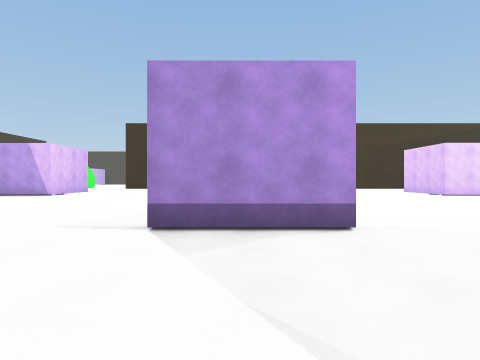
View 1 (above)

21 first-person views from a walk through a scene from a Unity 3-D project. The camera is 1.2 m above the floor, looks level and sees 75° across. The floor is counted in squares, 2 m on a side. Each view is taken from the middle of a square. On the plan, view 1 faces up. The plan holds only what a view shows up to about 9 squares ahead; the rest is blank. The place goes on beyond the plan. The player is left out. Surface patterns are stand-ins for the level's own textures.

View 2
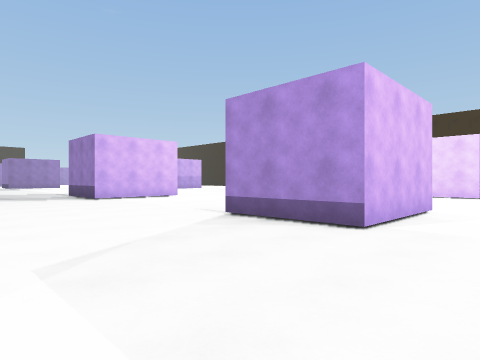

View 3
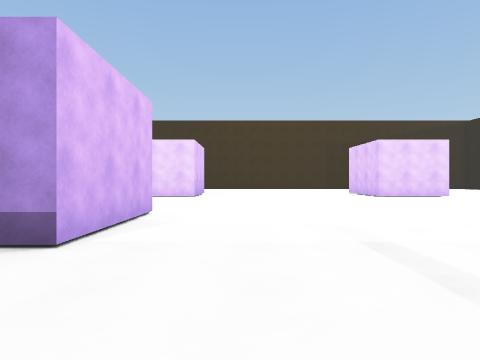

View 4
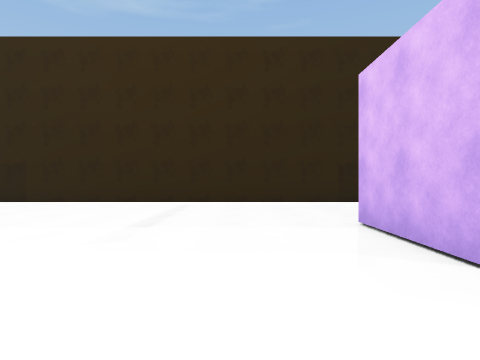

View 5
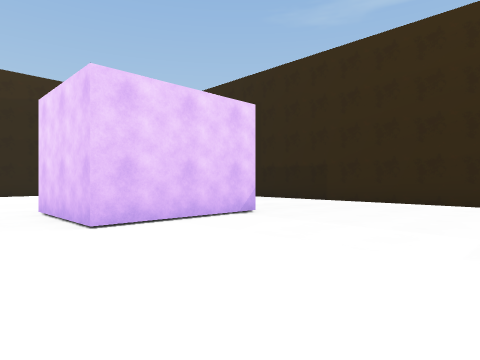

View 6
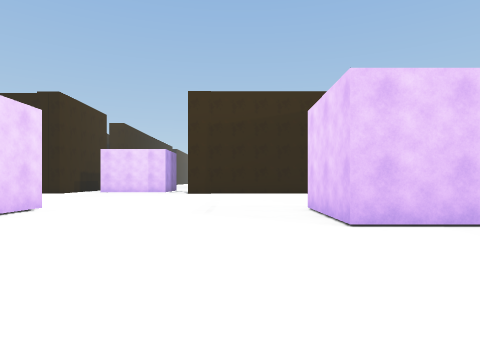

View 7
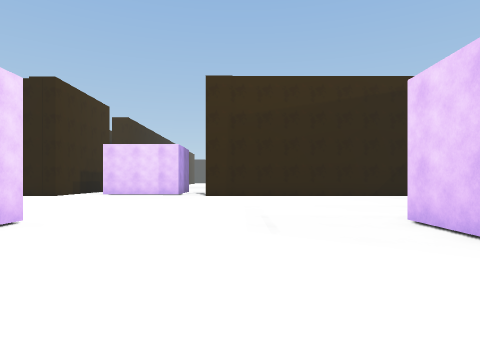

View 8
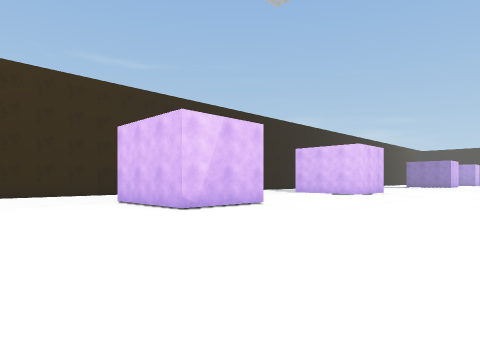

View 9
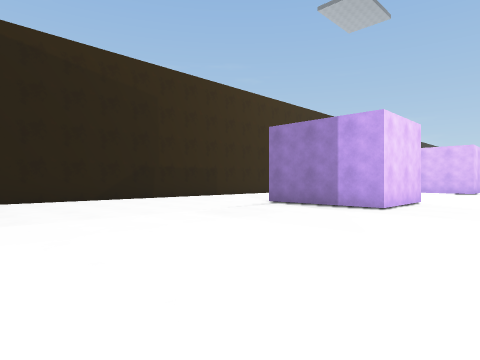

View 10
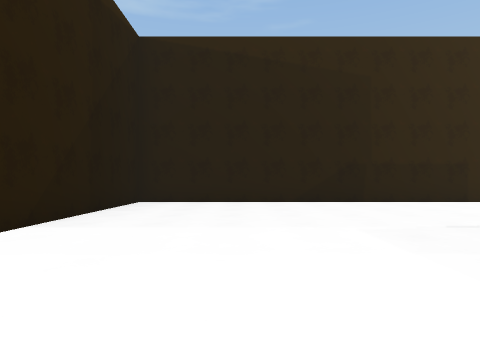

View 11
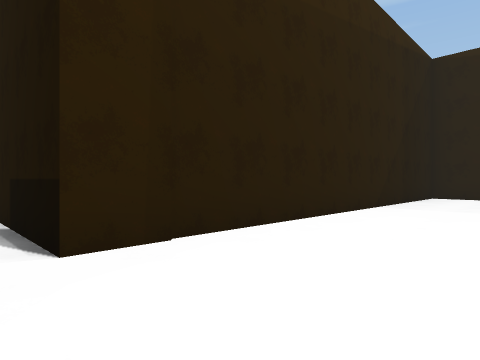

View 12
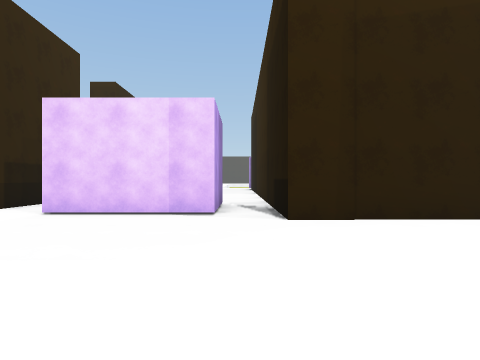

View 13
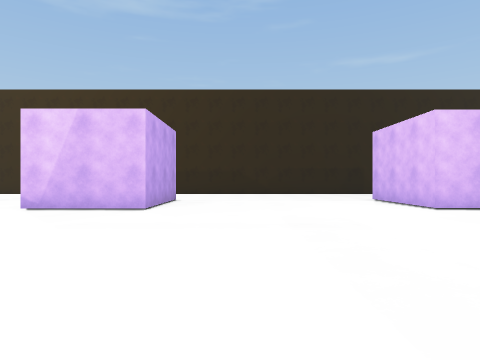

View 14
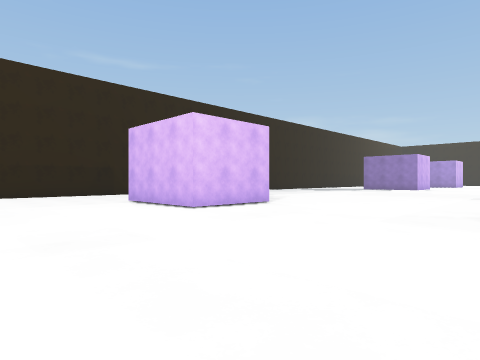

View 15
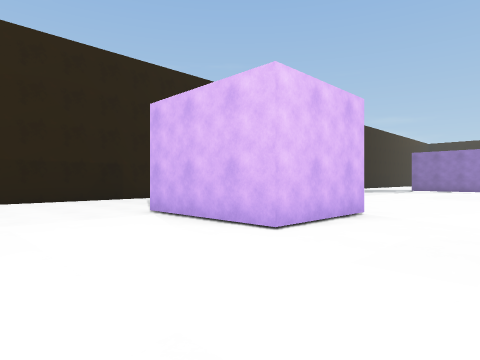

View 16
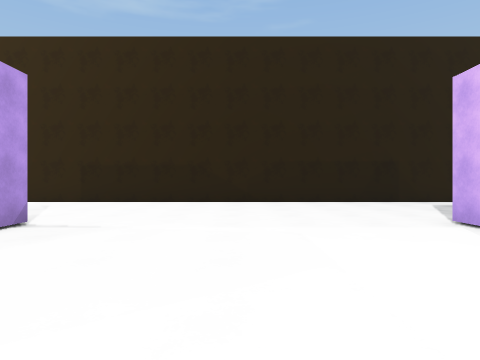

View 17
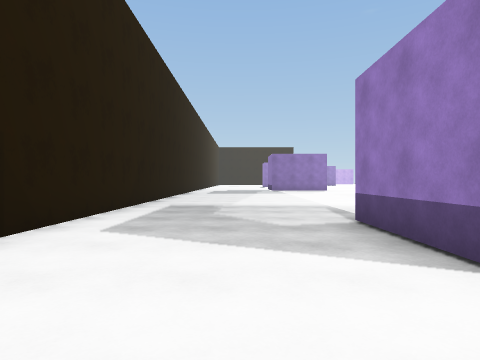

View 18
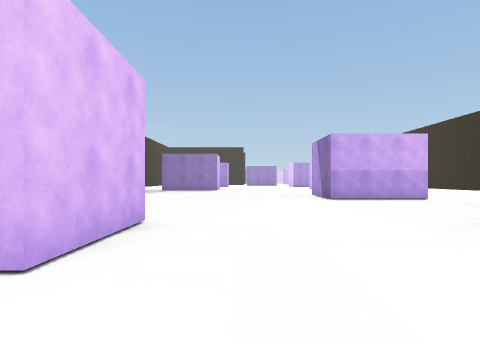

View 19
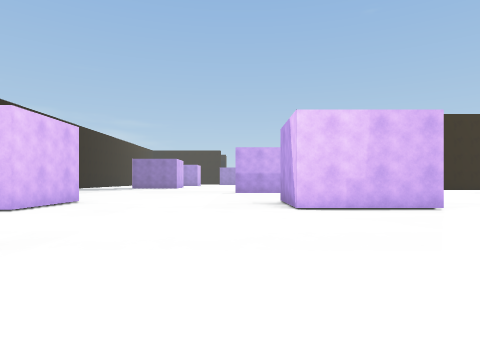

View 20
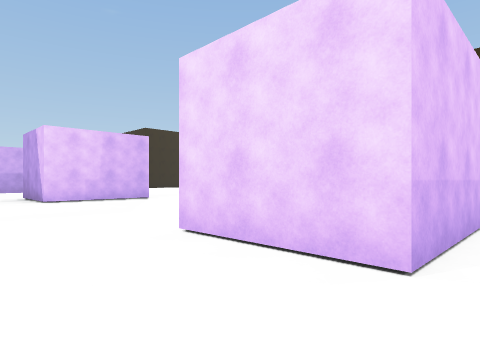

View 21
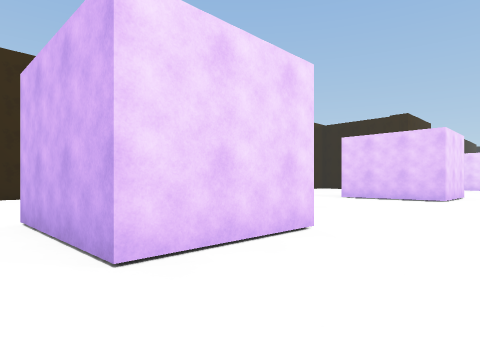

### Floor plan
Points are (right, up) in squares from view 1. A wall is a line through its corners. A room is listed if a view was taken in it or the views show most of it. See-through windows are left out.
Room 1 (views 1, 2, 3, 4, 5, 6, 7, 8, 9, 10, 11, 12, 13, 14, 15, 16, 17, 18, 19, 20, 21)
walls: (1.4, 6.6) (1.4, 3.7) (-1.1, 3.7) (-1.1, 6.6) (1.4, 6.6); (8, 3.5) (8, 6.6) (10.5, 6.6) (10.5, 3.5); (1.4, 14.5) (1.4, 12.1) (-1.1, 12.1) (-1.1, 14.5); (10.4, 12.1) (8, 12.1) (8, 12.9); (-9.5, 6.6) (-7, 6.6) (-7, 3.7) (-9.5, 3.7); (-7.4, 14.5) (-7.4, 12.1) (-9.8, 12.1); (18.4, 11.4) (18.4, 14.5); (-14, -0.5) (17.7, -0.5) (17.7, 10.3)
ways out: opening at (18, 11)

Where each view was taken, in squares from view 1:
view 1: 0 up, 0 right, facing up
view 2: 0 up, 3 right, facing up-left
view 3: 1 up, 3 right, facing up
view 4: 8 up, 3 right, facing down
view 5: 8 up, 4 right, facing down-right
view 6: 8 up, 4 right, facing right
view 7: 9 up, 6 right, facing right
view 8: 12 up, 5 right, facing down-left
view 9: 9 up, 17 right, facing down-left
view 10: 8 up, 15 right, facing down
view 11: 11 up, 15 right, facing down-right
view 12: 11 up, 13 right, facing right
view 13: 13 up, 3 left, facing down
view 14: 12 up, 3 left, facing down-left
view 15: 9 up, 4 left, facing down-left
view 16: 8 up, 4 left, facing down
view 17: 2 up, 5 left, facing left
view 18: 8 up, 5 left, facing left
view 19: 11 up, 1 left, facing left
view 20: 10 up, 2 right, facing up-left
view 21: 10 up, 2 left, facing up-right
